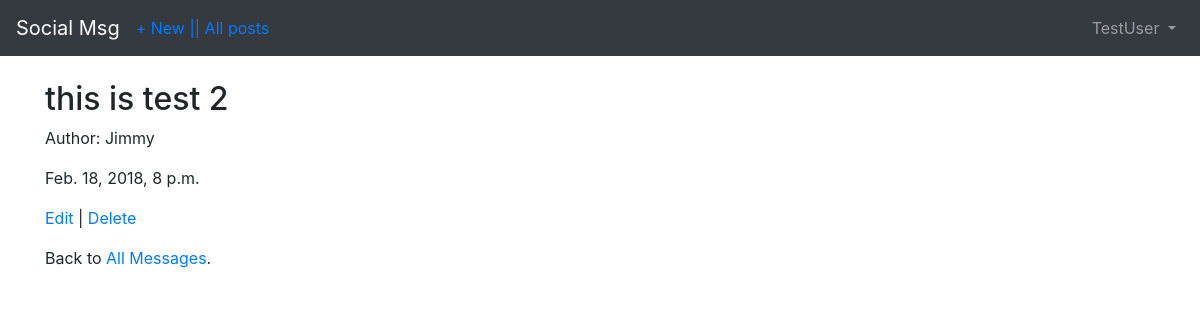
/posts/2/ (signed in), run on the app's committed database.
### users/models.py (models this page shows)
class CustomUser(AbstractUser):
    objects = CustomUserManager()

### posts/models.py (models this page shows, shortened)
class Post(models.Model):
    message = models.CharField(max_length=280)
    date = models.DateTimeField(auto_now_add=True)
    author = models.ForeignKey(
        settings.AUTH_USER_MODEL,
        on_delete=models.CASCADE,
    )

### posts/views.py (the view)
class PostDetailView(LoginRequiredMixin, DetailView): # new
    model = models.Post
    template_name = 'post_detail.html'
    login_url = 'login' # new

### templates/post_detail.html
{% extends 'base.html' %}
{% block content %}
<div class="post-entry">
  <h2>{{ object.message }}</h2>
    <p>Author: {{ object.author }}</p>
    <p>{{ object.date }}</p>
  </div>
  <p><a href="{% url 'post_edit' post.pk %}">Edit</a> | <a href="{% url 'post_delete' post.pk %}">Delete</a></p>
  <p>Back to <a href="{% url 'posts' %}">All Messages</a>.</p>
{% endblock content %}

### templates/base.html (shortened to what this page needs)
<!doctype html>
<html lang="en">
  <head>
    <link rel="stylesheet" href="https://maxcdn.bootstrapcdn.com/bootstrap/4.0.0/css/bootstrap.min.css">
  </head>
  <body>
      <nav class="navbar navbar-expand-md navbar-dark bg-dark mb-4">
    <a class="navbar-brand" href="{% url 'home' %}">Social Msg</a>
    {% if user.is_authenticated %}
    <ul class="navbar-nav mr-auto">
      <li class="nav-item"><a href="{% url 'post_new' %}">+ New |</a></li>
    </ul>
    <ul class="navbar-nav mr-auto">
      <li class="nav-item"><a href="{% url 'posts' %}">| All posts</a></li>
    </ul>
    {% endif %}
      <div class="collapse navbar-collapse" id="navbarCollapse">
        {% if user.is_authenticated %}
          <ul class="navbar-nav ml-auto">
            <li class="nav-item">
              <a class="nav-link dropdown-toggle" href="#" id="userMenu" data-toggle="dropdown" aria-haspopup="true" aria-expanded="false">
                {{ user.username }}
              </a>
            </li>
          </ul>
        {% else %}
          <form class="form-inline ml-auto">
            <a href="{% url 'login' %}" class="btn btn-outline-secondary">Log in</a>
            <a href="{% url 'signup' %}" class="btn btn-primary ml-2">Sign up</a>
          </form>
        {% endif %}
      </div>
   </nav>
<div class="container">
  {% block content %}
  {% endblock %}
</div>
  </body>
</html>

### data on the page
CustomUser: username "TestUser"
Post: message "this is test 2", author "Jimmy", date "Feb. 18, 2018, 8 p.m."
